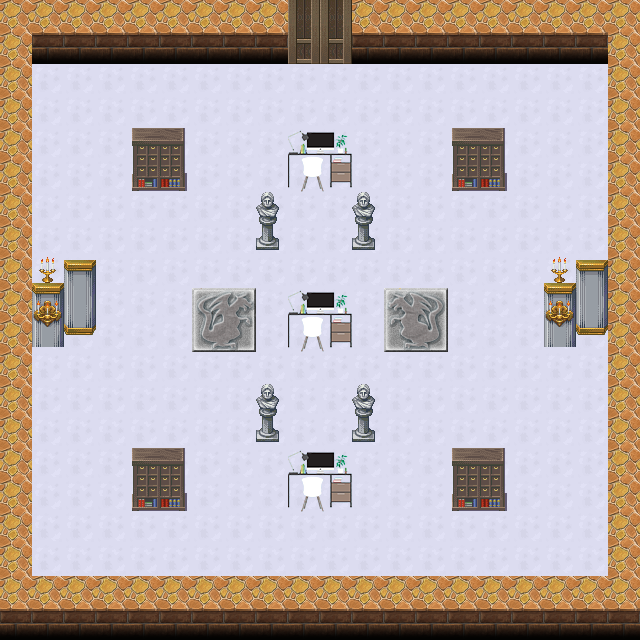

A 2D game scene composited from a Tiled map and its tileset images. What follows is a short description and the map's XML, with every tile layer's data as written:
An orthogonal 20x20 tile map with 32x32 px tiles, 4 tile layers (Collision, Floor, Wall, Computer), 3 tilesets.

<map version="1.2" tiledversion="1.2.5" orientation="orthogonal" renderorder="right-down" width="20" height="20" tilewidth="32" tileheight="32" infinite="0" nextlayerid="5" nextobjectid="1">
 <tileset firstgid="1" name="素材整合版" tilewidth="32" tileheight="32" tilecount="1024" columns="32">
  <image source="素材整合版.png" width="1024" height="1024" />
 </tileset>
 <tileset firstgid="1025" name="computer_desk322" tilewidth="32" tileheight="32" tilecount="4" columns="2">
  <image source="computer_desk322.png" width="64" height="64" />
 </tileset>
 <tileset firstgid="1029" name="collision_detection" tilewidth="32" tileheight="32" tilecount="576" columns="24">
  <image source="collision_detection.png" width="768" height="768" />
 </tileset>
 <layer id="4" name="Collision" width="20" height="20">
  <data encoding="csv">
0,0,0,0,0,0,0,0,0,0,0,0,0,0,0,0,0,0,0,0,
0,0,0,0,0,0,0,0,0,0,0,0,0,0,0,0,0,0,0,0,
0,0,0,0,0,0,0,0,0,0,0,0,0,0,0,0,0,0,0,0,
0,0,0,0,0,0,0,0,0,0,0,0,0,0,0,0,0,0,0,0,
0,0,0,0,0,0,0,0,0,1125,1126,0,0,0,0,0,0,0,0,0,
0,0,0,0,0,0,0,0,0,1149,1150,0,0,0,0,0,0,0,0,0,
0,0,0,0,0,0,0,0,0,0,0,0,0,0,0,0,0,0,0,0,
0,0,0,0,0,0,0,0,0,0,0,0,0,0,0,0,0,0,0,0,
0,0,0,0,0,0,0,0,0,0,0,0,0,0,0,0,0,0,0,0,
0,0,0,0,0,0,0,0,0,1127,1128,0,0,0,0,0,0,0,0,0,
0,0,0,0,0,0,0,0,0,1151,1152,0,0,0,0,0,0,0,0,0,
0,0,0,0,0,0,0,0,0,0,0,0,0,0,0,0,0,0,0,0,
0,0,0,0,0,0,0,0,0,0,0,0,0,0,0,0,0,0,0,0,
0,0,0,0,0,0,0,0,0,0,0,0,0,0,0,0,0,0,0,0,
0,0,0,0,0,0,0,0,0,1129,1130,0,0,0,0,0,0,0,0,0,
0,0,0,0,0,0,0,0,0,1153,1154,0,0,0,0,0,0,0,0,0,
0,0,0,0,0,0,0,0,0,0,0,0,0,0,0,0,0,0,0,0,
0,0,0,0,0,0,0,0,0,0,0,0,0,0,0,0,0,0,0,0,
0,0,0,0,0,0,0,0,0,0,0,0,0,0,0,0,0,0,0,0,
0,0,0,0,0,0,0,0,0,0,0,0,0,0,0,0,0,0,0,0
</data>
 </layer>
 <layer id="2" name="Floor" width="20" height="20">
  <data encoding="csv">
0,0,0,0,0,0,0,0,0,0,0,0,0,0,0,0,0,0,0,0,
0,0,0,0,0,0,0,0,0,0,0,0,0,0,0,0,0,0,0,0,
0,426,426,426,426,426,426,426,426,426,426,426,426,426,426,426,426,426,426,0,
0,426,426,426,426,426,426,426,426,426,426,426,426,426,426,426,426,426,426,0,
0,426,426,426,426,426,426,426,426,426,426,426,426,426,426,426,426,426,426,0,
0,426,426,426,426,426,426,426,426,426,426,426,426,426,426,426,426,426,426,0,
0,426,426,426,426,426,426,426,426,426,426,426,426,426,426,426,426,426,426,0,
0,426,426,426,426,426,426,426,426,426,426,426,426,426,426,426,426,426,426,0,
0,426,426,426,426,426,426,426,426,426,426,426,426,426,426,426,426,426,426,0,
0,426,426,426,426,426,419,420,426,426,426,426,417,418,426,426,426,426,426,0,
0,426,426,426,426,426,451,452,426,426,426,426,449,450,426,426,426,426,426,0,
0,426,426,426,426,426,426,426,426,426,426,426,426,426,426,426,426,426,426,0,
0,426,426,426,426,426,426,426,426,426,426,426,426,426,426,426,426,426,426,0,
0,426,426,426,426,426,426,426,426,426,426,426,426,426,426,426,426,426,426,0,
0,426,426,426,426,426,426,426,426,426,426,426,426,426,426,426,426,426,426,0,
0,426,426,426,426,426,426,426,426,426,426,426,426,426,426,426,426,426,426,0,
0,426,426,426,426,426,426,426,426,426,426,426,426,426,426,426,426,426,426,0,
0,426,426,426,426,426,426,426,426,426,426,426,426,426,426,426,426,426,426,0,
0,0,0,0,0,0,0,0,0,0,0,0,0,0,0,0,0,0,0,0,
0,0,0,0,0,0,0,0,0,0,0,0,0,0,0,0,0,0,0,0
</data>
 </layer>
 <layer id="1" name="Wall" width="20" height="20">
  <data encoding="csv">
66,66,66,66,66,66,66,66,66,493,493,66,66,66,66,66,66,66,66,66,
66,98,98,98,98,98,98,98,98,525,525,98,98,98,98,98,98,98,98,66,
66,0,0,0,0,0,0,0,0,0,0,0,0,0,0,0,0,0,0,66,
66,0,0,0,0,0,0,0,0,0,0,0,0,0,0,0,0,0,0,66,
66,0,0,0,93,94,0,0,0,0,0,0,0,0,93,94,0,0,0,66,
66,0,0,0,125,126,0,0,0,0,0,0,0,0,125,126,0,0,0,66,
66,0,0,0,0,0,0,0,673,0,0,673,0,0,0,0,0,0,0,66,
66,0,0,0,0,0,0,0,705,0,0,705,0,0,0,0,0,0,0,66,
66,804,805,0,0,0,0,0,0,0,0,0,0,0,0,0,0,804,805,66,
66,836,837,0,0,0,0,0,0,0,0,0,0,0,0,0,0,836,837,66,
66,868,869,0,0,0,0,0,0,0,0,0,0,0,0,0,0,868,869,66,
66,0,0,0,0,0,0,0,0,0,0,0,0,0,0,0,0,0,0,66,
66,0,0,0,0,0,0,0,673,0,0,673,0,0,0,0,0,0,0,66,
66,0,0,0,0,0,0,0,705,0,0,705,0,0,0,0,0,0,0,66,
66,0,0,0,93,94,0,0,0,0,0,0,0,0,93,94,0,0,0,66,
66,0,0,0,125,126,0,0,0,0,0,0,0,0,125,126,0,0,0,66,
66,0,0,0,0,0,0,0,0,0,0,0,0,0,0,0,0,0,0,66,
66,0,0,0,0,0,0,0,0,0,0,0,0,0,0,0,0,0,0,66,
66,66,66,66,66,66,66,66,66,66,66,66,66,66,66,66,66,66,66,66,
98,98,98,98,98,98,98,98,98,98,98,98,98,98,98,98,98,98,98,98
</data>
 </layer>
 <layer id="3" name="Computer" width="20" height="20">
  <data encoding="csv">
0,0,0,0,0,0,0,0,0,0,0,0,0,0,0,0,0,0,0,0,
0,0,0,0,0,0,0,0,0,0,0,0,0,0,0,0,0,0,0,0,
0,0,0,0,0,0,0,0,0,0,0,0,0,0,0,0,0,0,0,0,
0,0,0,0,0,0,0,0,0,0,0,0,0,0,0,0,0,0,0,0,
0,0,0,0,0,0,0,0,0,1025,1026,0,0,0,0,0,0,0,0,0,
0,0,0,0,0,0,0,0,0,1027,1028,0,0,0,0,0,0,0,0,0,
0,0,0,0,0,0,0,0,0,0,0,0,0,0,0,0,0,0,0,0,
0,0,0,0,0,0,0,0,0,0,0,0,0,0,0,0,0,0,0,0,
0,0,0,0,0,0,0,0,0,0,0,0,0,0,0,0,0,0,0,0,
0,0,0,0,0,0,0,0,0,1025,1026,0,0,0,0,0,0,0,0,0,
0,0,0,0,0,0,0,0,0,1027,1028,0,0,0,0,0,0,0,0,0,
0,0,0,0,0,0,0,0,0,0,0,0,0,0,0,0,0,0,0,0,
0,0,0,0,0,0,0,0,0,0,0,0,0,0,0,0,0,0,0,0,
0,0,0,0,0,0,0,0,0,0,0,0,0,0,0,0,0,0,0,0,
0,0,0,0,0,0,0,0,0,1025,1026,0,0,0,0,0,0,0,0,0,
0,0,0,0,0,0,0,0,0,1027,1028,0,0,0,0,0,0,0,0,0,
0,0,0,0,0,0,0,0,0,0,0,0,0,0,0,0,0,0,0,0,
0,0,0,0,0,0,0,0,0,0,0,0,0,0,0,0,0,0,0,0,
0,0,0,0,0,0,0,0,0,0,0,0,0,0,0,0,0,0,0,0,
0,0,0,0,0,0,0,0,0,0,0,0,0,0,0,0,0,0,0,0
</data>
 </layer>
</map>
